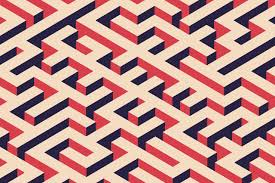
#> input picture pattern4.jpg, 275 x 183 px
$ jupyter execute --allow-errors analysis.ipynb
#> lines starting #> are read from the running program, lines starting #| are printed output that depends on the picture
[cell 1]
import cv2 as cv
import matplotlib.pyplot as plt
import numpy as np
import heapq

[cell 2]
img=cv.imread("./pattern4.jpg")
#> img is the input picture: shape (183, 275, 3); mean B, G, R 139.8, 144.5, 190.9
img=cv.cvtColor(img,cv.COLOR_RGB2BGR)
plt.imshow(img)
plt.show()
print(img.shape)
#| (183, 275, 3)

[cell 3]
vals=img.mean(axis=2).flatten()
plt.hist(vals,bins=255)
plt.show()
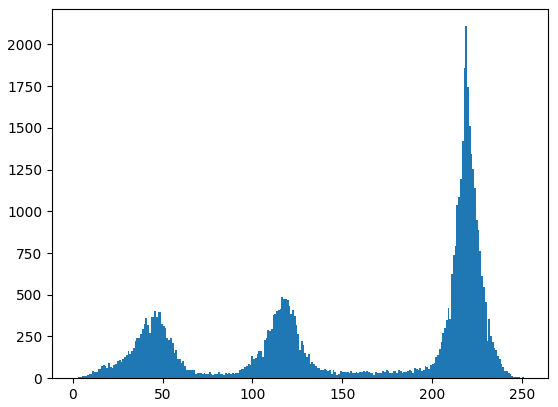
#> figure drawn by matplotlib, 1 panel; tallest bar 2109 high, from x = 218.5 to 219.5

[cell 4]
fig=plt.figure(figsize=(10, 6))
ax1=fig.add_subplot(1,2,1,projection='3d')
ax2=fig.add_subplot(1,2,2,projection='3d')
ax1.view_init(35,35)
ax2.view_init(90,0,90)

x=[]
y=[]
z=[]

for i in range(img.shape[0]):
    x.append(i)
#> after the loop, x = 183 values from 0 to 182
for i in range(img.shape[1]):
    y.append(i)
#> after the loop, y = 275 values from 0 to 274

X,Y=np.meshgrid(y,x)
Z = np.dot(img[:,:,:], [0.2989, 0.5870, 0.1140])
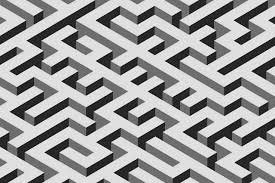
#> Z: shape (183, 275) float64; min 0.57, max 252.5, mean 157.8

colors = img.reshape(-1, 3) / 255.0

ax1.scatter(
    X.flatten(),
    Y.flatten(),
    Z.flatten(),
    c=colors,
    s=1
)
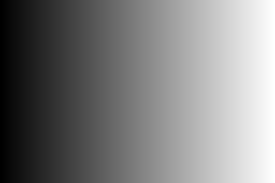
#> X: shape (183, 275) int64; min 0, max 274, mean 137; drawn with min black and max white
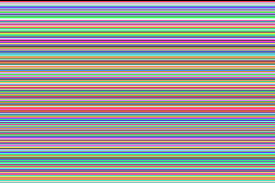
#> Y: shape (183, 275) int64; 183 distinct labels, from 0 to 182; one colour per label, 0 black
ax2.scatter(
    X.flatten(),
    Y.flatten(),
    Z.flatten(),
    c=colors,
    s=1
)
plt.show()
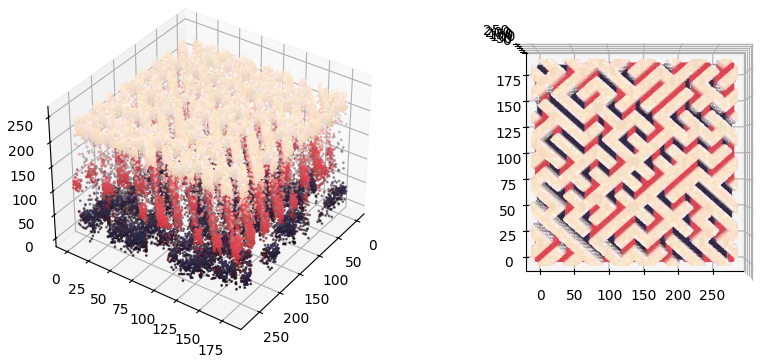
#> figure drawn by matplotlib, 2 panels

[cell 5]
synthesis_img_size=(img.shape[0]*4,img.shape[1]*4,3)
#> synthesis_img_size = (732, 1100, 3)
block_size=(int(img.shape[0]/1.5),int(img.shape[1]/1.5),3)
#> block_size = (122, 183, 3)

synthesis_img=np.zeros(synthesis_img_size).astype(np.uint8)

plt.imshow(img[:block_size[0],:block_size[1]])
plt.show()
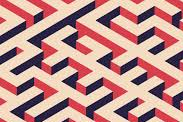
#> shown: shape (122, 183, 3); mean R, G, B 190.7, 144.9, 140.1
print(img[:block_size[0],:block_size[1]].shape)
#| (122, 183, 3)
plt.imshow(synthesis_img)
plt.show()
print(synthesis_img.shape)
#| (732, 1100, 3)

### Generic Block Tiling

[cell 6]
for i in range(0,synthesis_img.shape[0]):
    for j in range(0,synthesis_img.shape[1]):
        synthesis_img[i,j]=img[i%block_size[0],j%block_size[1]]
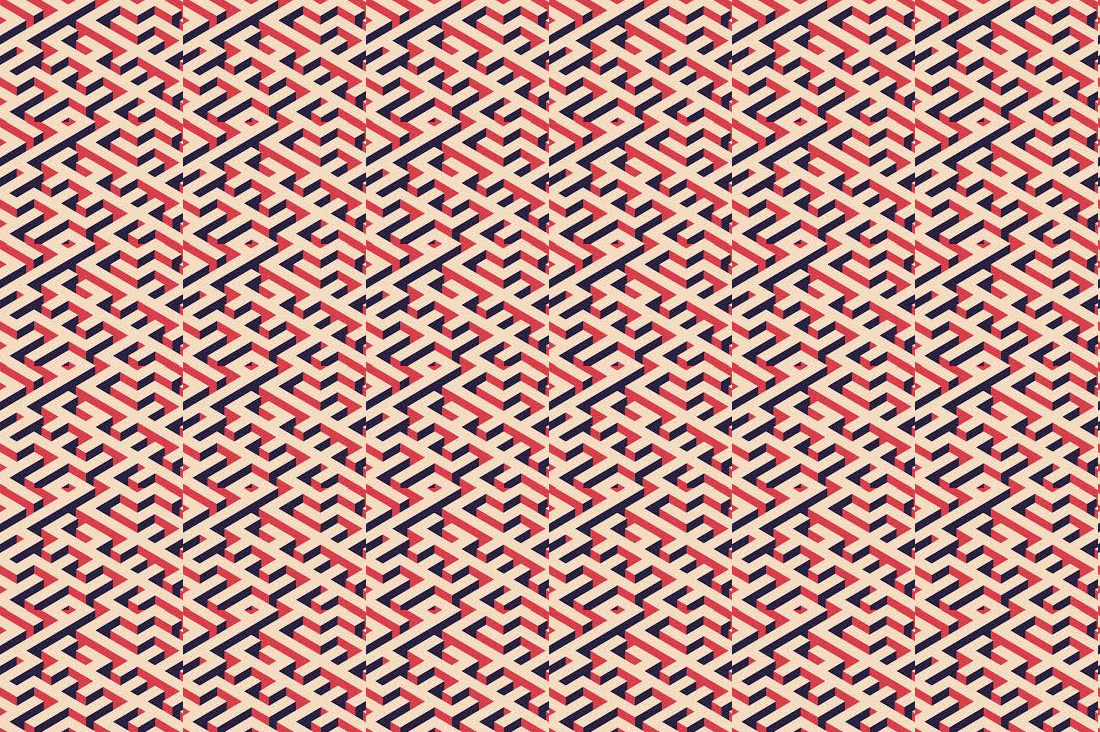
#> synthesis_img: shape (732, 1100, 3); mean R, G, B 190.7, 144.9, 140.1
plt.imshow(synthesis_img)
plt.show()

$ run again, with pattern1.jpg copied over pattern4.jpg
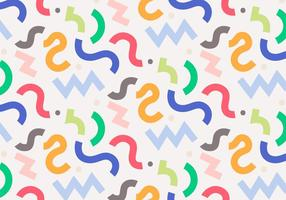
#> input picture pattern1.jpg, 286 x 200 px
#> img is the input picture: shape (200, 286, 3); mean B, G, R 212.9, 216.8, 221.5
#| (200, 286, 3)
#> `ax1.scatter( X.flatten(), Y.flatten(), Z.flatten(), c=colors, s=1 )`:
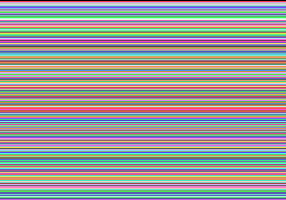
#> Y: shape (200, 286) int64; 200 distinct labels, from 0 to 199; one colour per label, 0 black
#| (133, 190, 3)
#| (800, 1144, 3)
#> after the loop `for i in range(0,synthesis_img.shape[0]):`:
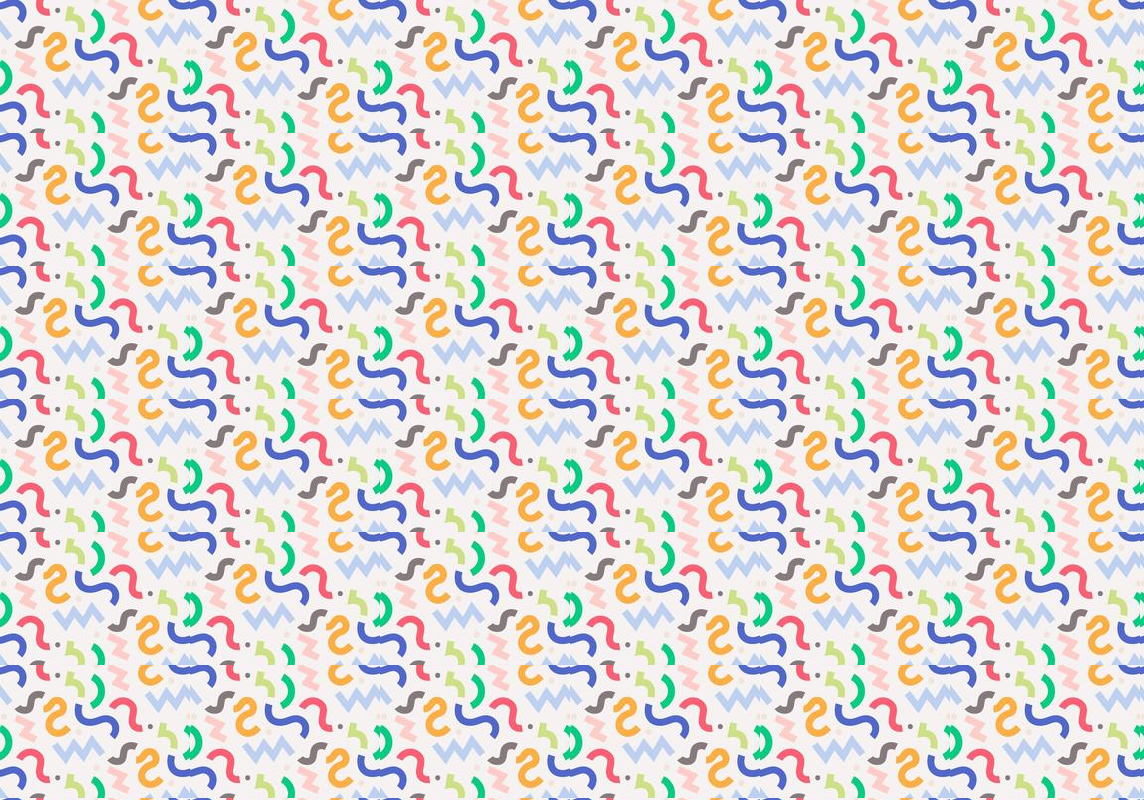
#> synthesis_img: shape (800, 1144, 3); mean R, G, B 222.3, 217.5, 214

$ run again, with pattern11.jpg copied over pattern4.jpg
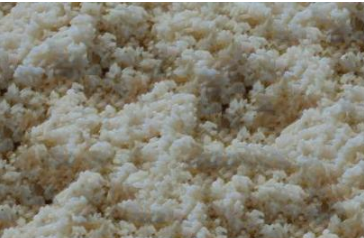
#> input picture pattern11.jpg, 364 x 238 px
#> img is the input picture: shape (238, 364, 3); mean B, G, R 113.6, 128.7, 133.2
#| (238, 364, 3)
#> `ax1.scatter( X.flatten(), Y.flatten(), Z.flatten(), c=colors, s=1 )`:
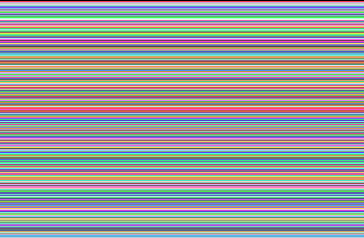
#> Y: shape (238, 364) int64; 238 distinct labels, from 0 to 237; one colour per label, 0 black
#| (158, 242, 3)
#| (952, 1456, 3)
#> after the loop `for i in range(0,synthesis_img.shape[0]):`:
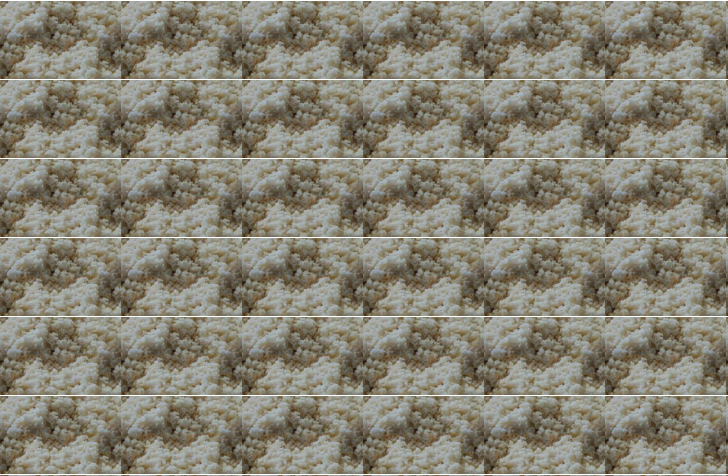
#> synthesis_img: shape (952, 1456, 3) (shown at 1/2 size); mean R, G, B 134.4, 130.4, 116
